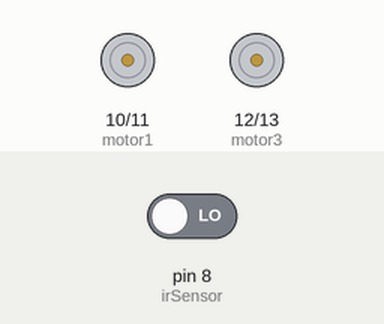
Simulated run of this sketch. Board: Arduino Uno, built with avr-gcc and run on an emulated ATmega328P. On the bench: motor-driver pin pairs drawn as motors (green arrow = first pin HIGH = forward, orange = second pin HIGH = backward, longer = more drive). Inputs (shaded band) come from the test bench; at power-on: pin 8 (irSensor) LOW.

Above: at 1.3 s.
1.7 s: pin 8 (irSensor) driven HIGH
At 2.4 s:
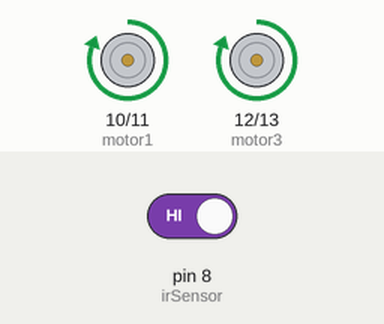
3.5 s: pin 8 (irSensor) driven LOW
At 3.9 s:
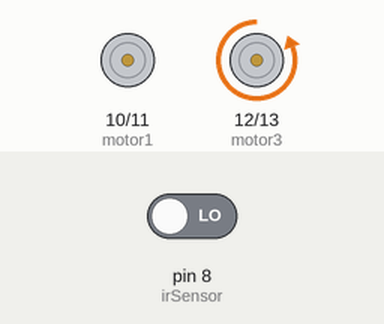
Timing chart, 0 to 12.5 s (numbered marks = the images above; inputs shaded):
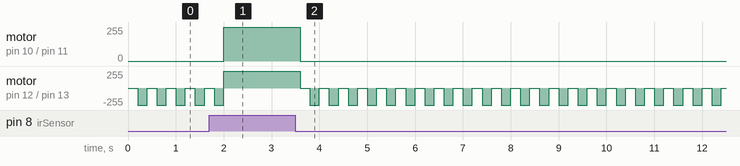

The sketch:

Day_03.ino
```cpp
// Obstacle avoidance using IR sensor
int irSensor = 8;
int motor1 = 10;
int motor2 = 11;
int motor3 = 12;
int motor4 = 13;

void setup()
{
  pinMode(irSensor, INPUT);
  pinMode(motor1, OUTPUT);
  pinMode(motor2, OUTPUT);
  pinMode(motor3, OUTPUT);
  pinMode(motor4, OUTPUT);
}

void loop()
{
  int reading = digitalRead(irSensor);

  if (reading == HIGH)
  { // No obstacle, path clear

    // move forward
    digitalWrite(motor1, HIGH);
    digitalWrite(motor2, LOW);
    digitalWrite(motor3, HIGH);
    digitalWrite(motor4, LOW);
    delay(200);
  }
  else {
    // obstacle detected

    // stop
    digitalWrite(motor1, LOW);
    digitalWrite(motor2, LOW);
    digitalWrite(motor3, LOW);
    digitalWrite(motor4, LOW);
    delay(200);

    // turn
    digitalWrite(motor1, LOW);
    digitalWrite(motor2, LOW);
    digitalWrite(motor3, LOW);
    digitalWrite(motor4, HIGH);
    delay(200);
  }
}
```

Measured:
- after the input at 1.7 s, motor on pin 10 (motor1) / pin 11 (motor2): stopped → forward 255/255 after 0.30 s
- after the input at 3.5 s, motor on pin 10 (motor1) / pin 11 (motor2): forward 255/255 → stopped after 0.10 s; motor on pin 12 (motor3) / pin 13 (motor4): alternates backward 255/255 for 0.20 s and stopped for 0.20 s, starting after 0.10 s
